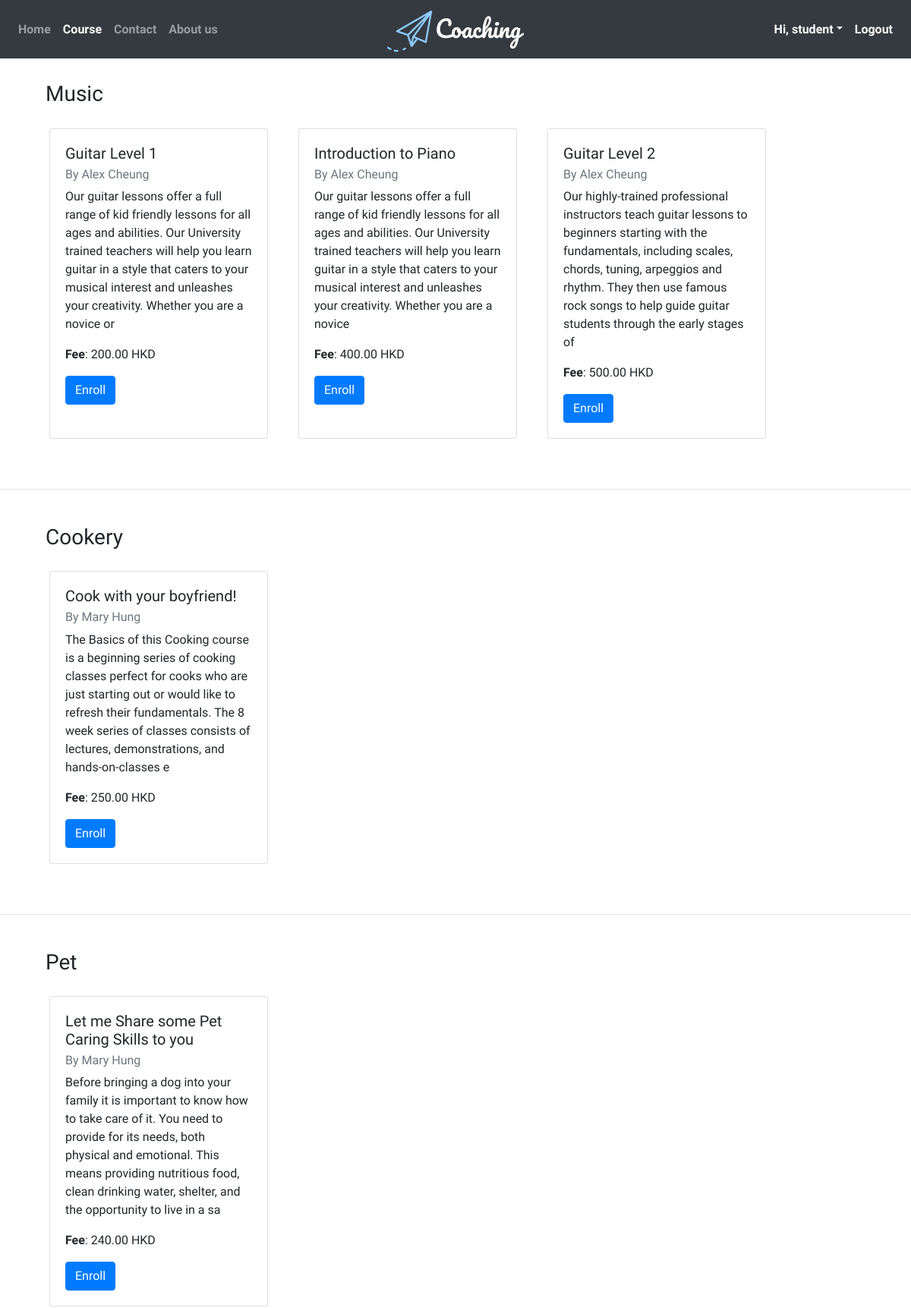
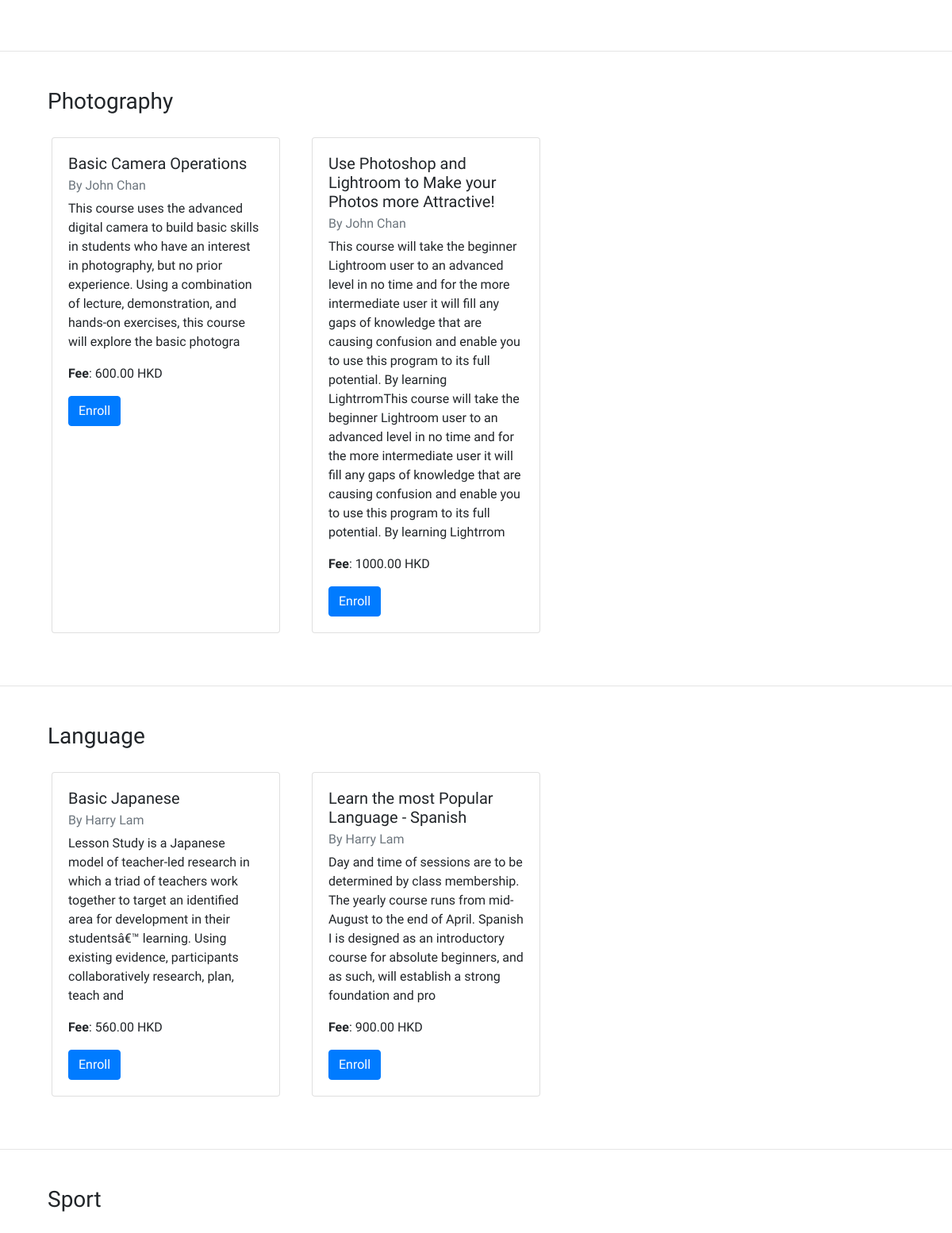
Page /availableCourse_old.php (signed in, upper part) on the committed database (2 pictures, top to bottom).
### tables this page shows
CREATE TABLE `courseinfo` (
  `courseId` int(255) NOT NULL,
  `courseName` varchar(255) DEFAULT NULL,
  `courseCategory` varchar(255) DEFAULT NULL,
  `courseContent` text,
  `courseFee` decimal(8,2) DEFAULT NULL,
  `courseImage` longblob,
  `createdBy` int(255) DEFAULT NULL,
  `skypeId` varchar(255) DEFAULT NULL
);

CREATE TABLE `users` (
  `userid` int(255) NOT NULL,
  `username` varchar(255) NOT NULL,
  `userpw` varchar(255) NOT NULL,
  `usertype` tinyint(4) NOT NULL
);

### availableCourse_old.php (the view, shortened to what this page needs)
<!DOCTYPE html>
<html lang="en">
<head>
    <link rel="stylesheet" href="https://stackpath.bootstrapcdn.com/bootstrap/4.4.1/css/bootstrap.min.css"
>
    <link rel="stylesheet" href="./style.css">
</head>
<body>
    <nav class="navbar navbar-expand-lg navbar-dark bg-dark sticky-top">
        <div class="navbar-collapse collapse w-100 order-1 order-md-0 dual-collapse2">
            <ul class="navbar-nav mr-auto">
                <li class="nav-item">
                    <a class="nav-link" href="./index.php">Home</a>
                </li>
                <li class="nav-item active">
                    <a class="nav-link" href="./availableCourse.php">Course</a>
                </li>
                <li class="nav-item">
                    <a class="nav-link" href="./contactUs.php">Contact</a>
                </li>
                <li class="nav-item">
                    <a class="nav-link" href="./aboutus.php">About us</a>
                </li>
            </ul>
        </div>
        <div class="mx-auto order-0">
            <img src="./images/logo.png" alt="">
        </div>
        <?php
            if (isset($_SESSION["userid"])){
                if($_SESSION["usertype"] == 1){
                    $username = $_SESSION["username"];
                    print('<div class="navbar-collapse collapse w-100 order-3 dual-collapse2">');
                    print('<ul class="navbar-nav ml-auto">');
                    print('<li class="nav-item active dropdown">');
                        print('<a class="nav-link dropdown-toggle" href="" id="teacherDropDownMenu" data-toggle="dropdown" aria-haspopup="true" aria-expanded="false">Hi, ' . "$username</a>");
                        print('
                            <div class="dropdown-menu" aria-labelledby="teacherDropDownMenu">
                              <h6 class="dropdown-header">Your courses</h6>
                              <a class="dropdown-item" href="createdCourses.php">Created courses</a>
                              <a class="dropdown-item" href="enrolledCourse.php">Enrolled courses</a>
                              <hr>
                              <h6 class="dropdown-header">Other actions</h6>
                              <a class="dropdown-item" href="availableCourse.php">Available courses</a>
                              <a class="dropdown-item" href="createCourseForm.php">Create your course</a>
                            </div>
                        ');
                    print('</li>');
                    print('<li class="nav-item active">');
                    print('<a class="nav-link" href="logout.php" id="logoutBtn">Logout</a>');
                    print('</li>');
                    print('</ul>');
                    print('</div>');
                }else{
                    $username = $_SESSION["username"];
                    print('<div class="navbar-collapse collapse w-100 order-3 dual-collapse2">');
                    print('<ul class="navbar-nav ml-auto">');
                    print('<li class="nav-item active dropdown">');
                        print('<a class="nav-link dropdown-toggle" href="" id="teacherDropDownMenu" data-toggle="dropdown" aria-haspopup="true" aria-expanded="false">Hi, ' . "$username</a>");
                    print('</li>');
                    print('<li class="nav-item active">');
                    print('<a class="nav-link" href="logout.php" id="logoutBtn">Logout</a>');
                    print('</li>');
                    print('</ul>');
                    print('</div>');
                }
            }
            ?>
    </nav>
    <?php
    $servername = "localhost";
    $dbusername = "coachingAdmin";
    $dbpassword = "admin3105";
    $dbname = "coachingdb";
    $conn = mysqli_connect($servername, $dbusername, $dbpassword) or die("Connection failed");
    mysqli_select_db($conn, $dbname) or die("Could not select database");
    ?>
    <div class="container indexDiscover">
      <div class="row">
        <div class="col-12">
          <h3>Music</h3>
        </div>
      </div>
      <div class="row">
        <?php
        $result = mysqli_query($conn, "SELECT * FROM courseinfo WHERE courseCategory='Music'");
        $num_rows = mysqli_num_rows($result);
        if ($num_rows > 0){
            while($row = mysqli_fetch_assoc($result)){
                $name = $row["courseName"];
                $content = $row["courseContent"];
                $fee = $row["courseFee"];
                $createdid = $row["createdBy"];
                $teacherResult = mysqli_query($conn, "SELECT username FROM users WHERE userid=$createdid");
                $namerow = mysqli_fetch_row($teacherResult);
                $teacherName = $namerow[0];
                print('<div class="card" style="width: 18rem;">');
                    print('<div class="card-body">');
                        print("<h5 class=\"card-title\">$name</h5>");
                        print("<h6 class=\"card-subtitle mb-2 text-muted\">By $teacherName</h6>");
                        print("<p class=\"card-text\">$content</p>");
                        print("<p><span class=\"prefix\">Fee</span>: $fee HKD</p>");
                        print("<a href=\"\" class=\"btn btn-primary\">Enroll</a>");
                    print("</div>");
                print("</div>");
            }
        }
        ?>
      </div>
    </div>
    <hr>
    <div class="container indexDiscover">
      <div class="row">
        <div class="col-12">
          <h3>Cookery</h3>
        </div>
      </div>
      <div class="row">
        <?php
        $result = mysqli_query($conn, "SELECT * FROM courseinfo WHERE courseCategory='Cookery'");
        $num_rows = mysqli_num_rows($result);
        if ($num_rows > 0){
            while($row = mysqli_fetch_assoc($result)){
                $name = $row["courseName"];
                $content = $row["courseContent"];
                $fee = $row["courseFee"];
                $createdid = $row["createdBy"];
                $teacherResult = mysqli_query($conn, "SELECT username FROM users WHERE userid=$createdid");
                $namerow = mysqli_fetch_row($teacherResult);
                $teacherName = $namerow[0];
                print('<div class="card" style="width: 18rem;">');
                    print('<div class="card-body">');
                        print("<h5 class=\"card-title\">$name</h5>");
                        print("<h6 class=\"card-subtitle mb-2 text-muted\">By $teacherName</h6>");
                        print("<p class=\"card-text\">$content</p>");
                        print("<p><span class=\"prefix\">Fee</span>: $fee HKD</p>");
                        print("<a href=\"\" class=\"btn btn-primary\">Enroll</a>");
                    print("</div>");
                print("</div>");
            }
        }
        ?>
      </div>
    </div>
    <hr>
    <div class="container indexDiscover">
      <div class="row">
        <div class="col-12">
          <h3>Pet</h3>
        </div>
      </div>
      <div class="row">
        <?php
        $result = mysqli_query($conn, "SELECT * FROM courseinfo WHERE courseCategory='Pet'");
        $num_rows = mysqli_num_rows($result);
        if ($num_rows > 0){
            while($row = mysqli_fetch_assoc($result)){
                $name = $row["courseName"];
                $content = $row["courseContent"];
                $fee = $row["courseFee"];
                $createdid = $row["createdBy"];
                $teacherResult = mysqli_query($conn, "SELECT username FROM users WHERE userid=$createdid");
                $namerow = mysqli_fetch_row($teacherResult);
                $teacherName = $namerow[0];
                print('<div class="card" style="width: 18rem;">');
                    print('<div class="card-body">');
                        print("<h5 class=\"card-title\">$name</h5>");
                        print("<h6 class=\"card-subtitle mb-2 text-muted\">By $teacherName</h6>");
                        print("<p class=\"card-text\">$content</p>");
                        print("<p><span class=\"prefix\">Fee</span>: $fee HKD</p>");
                        print("<a href=\"\" class=\"btn btn-primary\">Enroll</a>");
                    print("</div>");
                print("</div>");
            }
        }
        ?>
      </div>
    </div>
    <hr>
    <div class="container indexDiscover">
      <div class="row">
        <div class="col-12">
          <h3>Photography</h3>
        </div>
      </div>
      <div class="row">
        <?php
        $result = mysqli_query($conn, "SELECT * FROM courseinfo WHERE courseCategory='Photography'");
        $num_rows = mysqli_num_rows($result);
        if ($num_rows > 0){
            while($row = mysqli_fetch_assoc($result)){
                $name = $row["courseName"];
                $content = $row["courseContent"];
                $fee = $row["courseFee"];
                $createdid = $row["createdBy"];
                $teacherResult = mysqli_query($conn, "SELECT username FROM users WHERE userid=$createdid");
                $namerow = mysqli_fetch_row($teacherResult);
                $teacherName = $namerow[0];
                print('<div class="card" style="width: 18rem;">');
                    print('<div class="card-body">');
                        print("<h5 class=\"card-title\">$name</h5>");
                        print("<h6 class=\"card-subtitle mb-2 text-muted\">By $teacherName</h6>");
                        print("<p class=\"card-text\">$content</p>");
                        print("<p><span class=\"prefix\">Fee</span>: $fee HKD</p>");
                        print("<a href=\"\" class=\"btn btn-primary\">Enroll</a>");
                    print("</div>");
                print("</div>");
            }
        }
        ?>
      </div>
    </div>
    <hr>
    <div class="container indexDiscover">
      <div class="row">
        <div class="col-12">
          <h3>Language</h3>
        </div>
      </div>
      <div class="row">
        <?php
        $result = mysqli_query($conn, "SELECT * FROM courseinfo WHERE courseCategory='Language'");
        $num_rows = mysqli_num_rows($result);
        if ($num_rows > 0){
            while($row = mysqli_fetch_assoc($result)){
                $name = $row["courseName"];
                $content = $row["courseContent"];
                $fee = $row["courseFee"];
                $createdid = $row["createdBy"];
                $teacherResult = mysqli_query($conn, "SELECT username FROM users WHERE userid=$createdid");
                $namerow = mysqli_fetch_row($teacherResult);
                $teacherName = $namerow[0];
                print('<div class="card" style="width: 18rem;">');
                    print('<div class="card-body">');
                        print("<h5 class=\"card-title\">$name</h5>");
                        print("<h6 class=\"card-subtitle mb-2 text-muted\">By $teacherName</h6>");
                        print("<p class=\"card-text\">$content</p>");
                        print("<p><span class=\"prefix\">Fee</span>: $fee HKD</p>");
                        print("<a href=\"\" class=\"btn btn-primary\">Enroll</a>");
                    print("</div>");
                print("</div>");
            }
        }
        ?>
      </div>
    </div>
    <hr>
    <div class="container indexDiscover">
      <div class="row">
        <div class="col-12">
          <h3>Sport</h3>
        </div>
      </div>
      <div class="row">
      </div>
    </div>
</body>
</html>

### style.css (style rules this page uses)
* { padding: 0; margin: 0; font-family: 'Baloo 2', cursive; }
#indexDiscover, .indexDiscover { padding: 30px; }
nav { font-weight: bold; }
.prefix { font-weight: bold; }

### availableCourse_old.php (style rules this page uses)
.card { margin: 20px; }

### rows in the picture
courseinfo: courseName "Guitar Level 1", users.username "Alex Cheung", courseContent "Our guitar lessons offer a full range of kid friendly lessons for all ages and abilities. Our University trained teachers will help you learn guitar in a style that caters to your musical interest and unleashes your creativity. Whether you are a novice or", courseFee "200.00"
courseinfo: courseName "Introduction to Piano", users.username "Alex Cheung", courseContent "Our guitar lessons offer a full range of kid friendly lessons for all ages and abilities. Our University trained teachers will help you learn guitar in a style that caters to your musical interest and unleashes your creativity. Whether you are a novice", courseFee "400.00"
courseinfo: courseName "Guitar Level 2", users.username "Alex Cheung", courseContent "Our highly-trained professional instructors teach guitar lessons to beginners starting with the fundamentals, including scales, chords, tuning, arpeggios and rhythm. They then use famous rock songs to help guide guitar students through the early stages of", courseFee "500.00"
courseinfo: courseName "Cook with your boyfriend!", users.username "Mary Hung", courseContent "The Basics of this Cooking course is a beginning series of cooking classes perfect for cooks who are just starting out or would like to refresh their fundamentals. The 8 week series of classes consists of lectures, demonstrations, and hands-on-classes e", courseFee "250.00"
courseinfo: courseName "Let me Share some Pet Caring Skills to you", users.username "Mary Hung", courseContent "Before bringing a dog into your family it is important to know how to take care of it. You need to provide for its needs, both physical and emotional. This means providing nutritious food, clean drinking water, shelter, and the opportunity to live in a sa", courseFee "240.00"
courseinfo: courseName "Basic Camera Operations", users.username "John Chan", courseContent "This course uses the advanced digital camera to build basic skills in students who have an interest in photography, but no prior experience. Using a combination of lecture, demonstration, and hands-on exercises, this course will explore the basic photogra", courseFee "600.00"
courseinfo: courseName "Use Photoshop and Lightroom to Make your Photos more Attractive!", users.username "John Chan", courseContent "This course will take the beginner Lightroom user to an advanced level in no time and for the more intermediate user it will fill any gaps of knowledge that are causing confusion and enable you to use this program to its full potential. By learning LightrromThis course will take the beginner Lightroom user to an advanced level in no time and for the more intermediate user it will fill any gaps of knowledge that are causing confusion and enable you to use this program to its full potential. By learning Lightrrom", courseFee "1000.00"
courseinfo: courseName "Basic Japanese", users.username "Harry Lam", courseContent "Lesson Study is a Japanese model of teacher-led research in which a triad of teachers work together to target an identified area for development in their studentsâ€™ learning. Using existing evidence, participants collaboratively research, plan, teach and", courseFee "560.00"
courseinfo: courseName "Learn the most Popular Language - Spanish", users.username "Harry Lam", courseContent "Day and time of sessions are to be determined by class membership. The yearly course runs from mid-August to the end of April. Spanish I is designed as an introductory course for absolute beginners, and as such, will establish a strong foundation and pro", courseFee "900.00"

### other values in the picture
$username "student"
